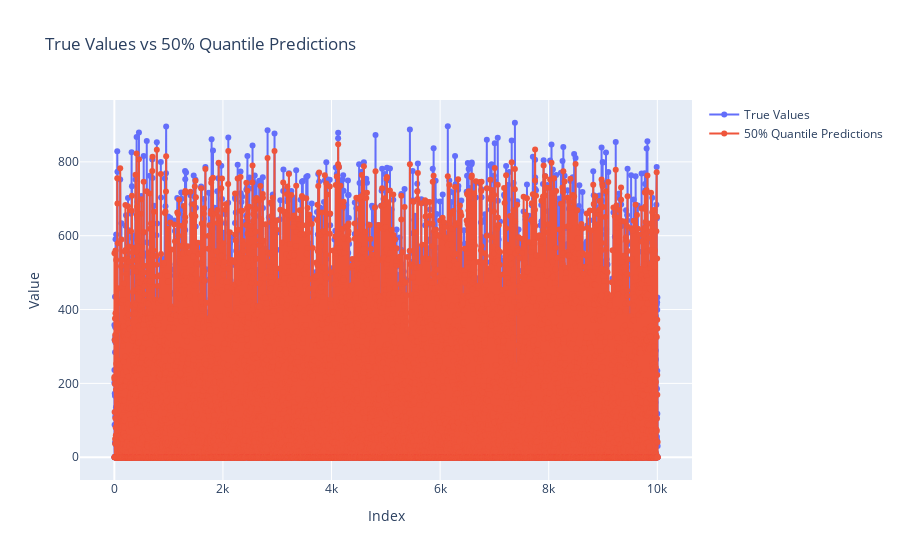

The cell this chart's notebook holds for it:
### Code cell
import torch
import plotly.graph_objects as go

# Assuming your trained model is called 'model'

# Set the model to evaluation mode
model.eval()

# Disable gradient calculation (since we're only making predictions)
with torch.no_grad():
    # Get model predictions for X_test_tensor
    y_pred_tensor = model(X_test_tensor)  # Shape: (num_samples, 9) for 9 quantiles

# Convert y_test_tensor to numpy for easier comparison
y_true = y_test_tensor.numpy().flatten()  # Flatten to 1D array for plotting

# Extract the 50% quantile from predictions (assuming it's the 5th quantile at index 4)
y_pred = y_pred_tensor[:, 4].numpy().flatten()  # Flatten to 1D array for plotting

# Now y_true contains the true test values and y_pred contains the 50% quantile predictions

# Create the line plot using Plotly
fig = go.Figure()

# Add real values (y_true) to the plot
fig.add_trace(go.Scatter(x=list(range(len(y_true))), 
                         y=y_true, 
                         mode='lines+markers', 
                         name='True Values'))

# Add 50% quantile predictions (y_pred) to the plot
fig.add_trace(go.Scatter(x=list(range(len(y_pred))), 
                         y=y_pred, 
                         mode='lines+markers', 
                         name='50% Quantile Predictions'))

# Update layout
fig.update_layout(title='True Values vs 50% Quantile Predictions',
                  xaxis_title='Index',
                  yaxis_title='Value',
                  template='plotly')

# Show the plot
fig.show()

### Figure 1 — Plotly figure (JSON) as saved in the notebook; plotly's stock layout.template omitted (floating-point values rounded to 4 significant figures; data arrays with more than 128 entries replaced by an {"elided": "..."} marker saying what was removed)
{"data": [{"mode": "lines+markers", "name": "True Values", "type": "scatter", "x": {"elided": "10007 int values"}, "y": {"elided": "10007 float values"}}, {"mode": "lines+markers", "name": "50% Quantile Predictions", "type": "scatter", "x": {"elided": "10007 int values"}, "y": {"elided": "10007 float values"}}], "layout": {"title": {"text": "True Values vs 50% Quantile Predictions"}, "xaxis": {"title": {"text": "Index"}}, "yaxis": {"title": {"text": "Value"}}}}
